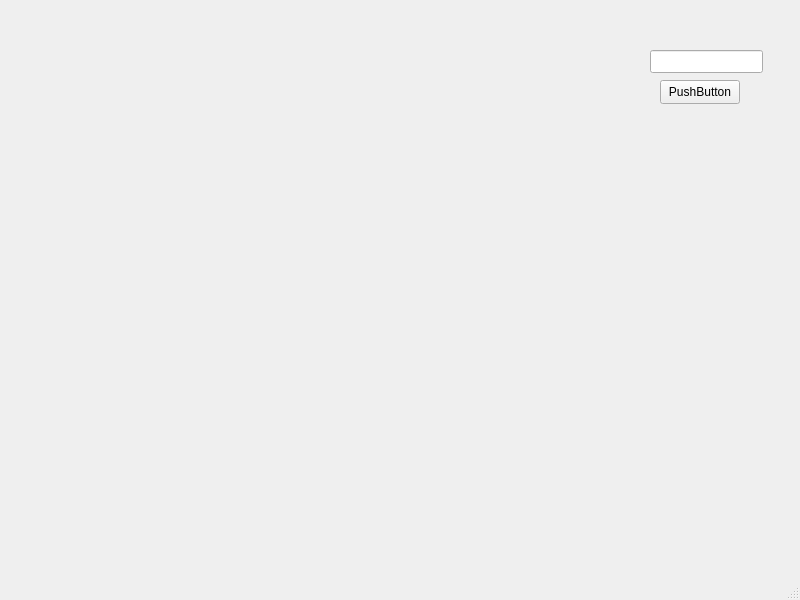
<?xml version="1.0" encoding="UTF-8"?>
<ui version="4.0">
 <class>MainWindow</class>
 <widget class="QMainWindow" name="MainWindow">
  <property name="geometry">
   <rect>
    <x>0</x>
    <y>0</y>
    <width>800</width>
    <height>600</height>
   </rect>
  </property>
  <property name="windowTitle">
   <string>MainWindow</string>
  </property>
  <widget class="QWidget" name="centralwidget">
   <widget class="QPushButton" name="pushButton">
    <property name="geometry">
     <rect>
      <x>660</x>
      <y>80</y>
      <width>80</width>
      <height>24</height>
     </rect>
    </property>
    <property name="text">
     <string>PushButton</string>
    </property>
   </widget>
   <widget class="QLabel" name="label">
    <property name="geometry">
     <rect>
      <x>20</x>
      <y>10</y>
      <width>571</width>
      <height>301</height>
     </rect>
    </property>
    <property name="text">
     <string/>
    </property>
    <property name="scaledContents">
     <bool>false</bool>
    </property>
   </widget>
   <widget class="QLineEdit" name="lineEdit">
    <property name="geometry">
     <rect>
      <x>650</x>
      <y>50</y>
      <width>113</width>
      <height>23</height>
     </rect>
    </property>
   </widget>
  </widget>
  <widget class="QMenuBar" name="menubar">
   <property name="geometry">
    <rect>
     <x>0</x>
     <y>0</y>
     <width>800</width>
     <height>21</height>
    </rect>
   </property>
  </widget>
  <widget class="QStatusBar" name="statusbar"/>
 </widget>
 <resources/>
 <connections/>
</ui>
